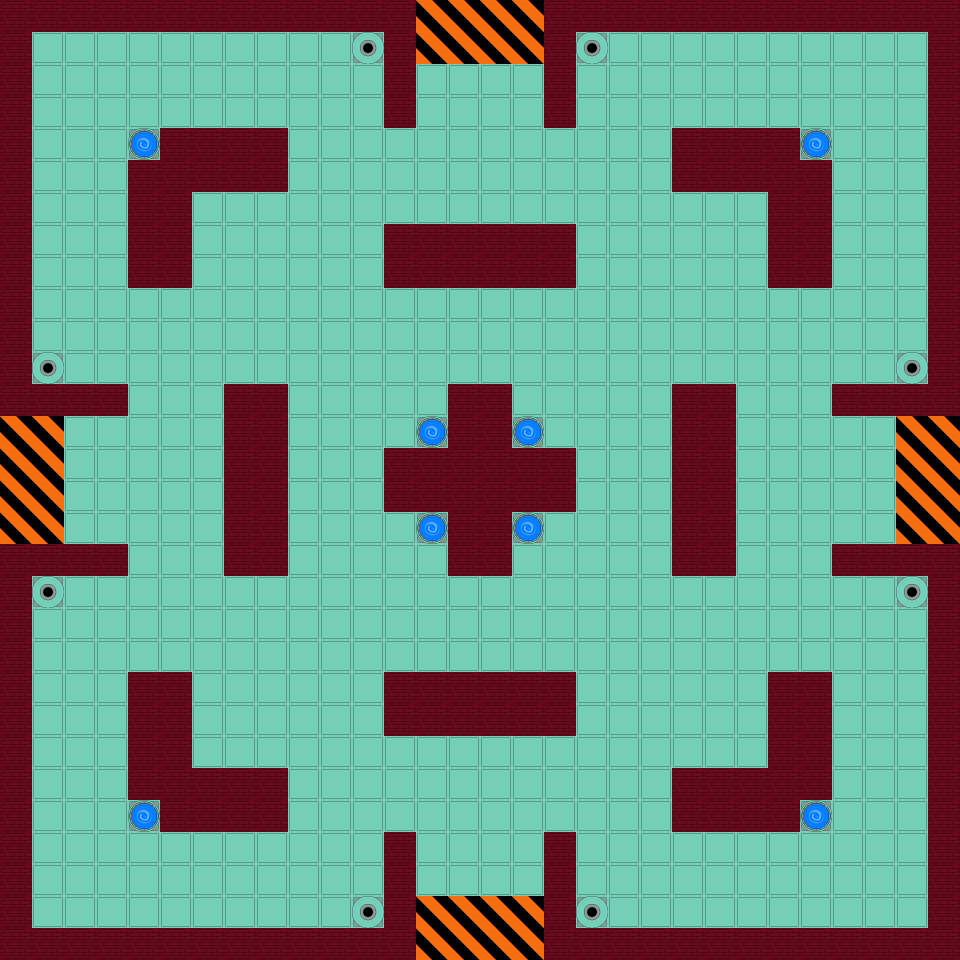

Below is a game level as drawn by its tile map, then a one-line description and the .tmx that defines it (tile-layer data replaced by summaries):
An orthogonal 30x30 tile map with 32x32 px tiles, 1 tile layer (Tile Layer 1).

<map version="1.0" orientation="orthogonal" width="30" height="30" tilewidth="32" tileheight="32">
 <tileset firstgid="1" name="tiles" tilewidth="32" tileheight="32">
  <image source="gfx/tiles_small.png" width="96" height="96" />
  <tile id="0">
   <properties>
    <property name="goal" value="true" />
   </properties>
  </tile>
  <tile id="2">
   <properties>
    <property name="wall" value="true" />
   </properties>
  </tile>
  <tile id="3">
   <properties>
    <property name="bin" value="true" />
   </properties>
  </tile>
  <tile id="6">
   <properties>
    <property name="warp" value="true" />
   </properties>
  </tile>
  <tile id="7">
   <properties>
    <property name="warp" value="true" />
   </properties>
  </tile>
 </tileset>
 <layer name="Tile Layer 1" width="30" height="30">
  <properties>
   <property name="wall" value="false" />
  </properties>
  <data>[900 cells, 900 non-empty, 5 distinct tile ids]</data>
 </layer>
</map>